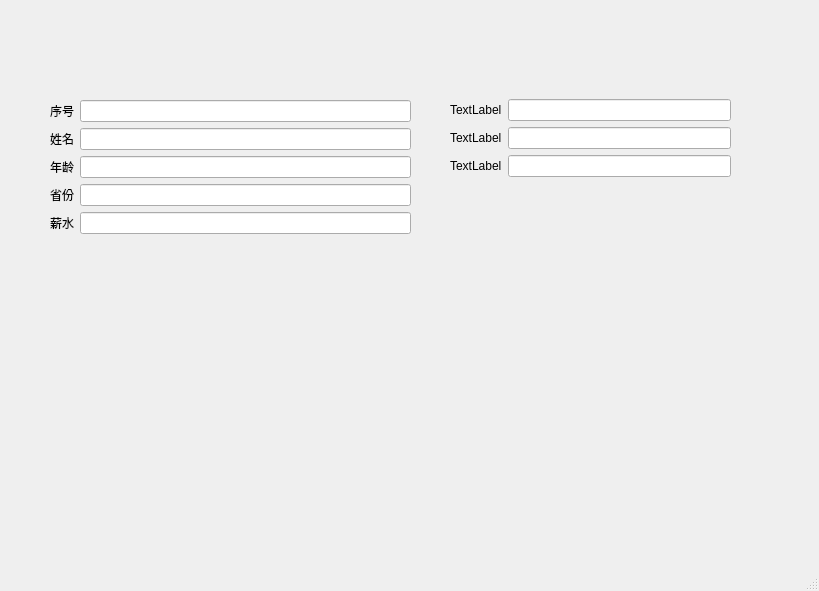
<?xml version="1.0" encoding="UTF-8"?>
<ui version="4.0">
 <class>MainWindow</class>
 <widget class="QMainWindow" name="MainWindow">
  <property name="geometry">
   <rect>
    <x>0</x>
    <y>0</y>
    <width>819</width>
    <height>591</height>
   </rect>
  </property>
  <property name="windowTitle">
   <string>MainWindow</string>
  </property>
  <widget class="QWidget" name="centralwidget">
   <widget class="QWidget" name="formLayoutWidget">
    <property name="geometry">
     <rect>
      <x>450</x>
      <y>99</y>
      <width>281</width>
      <height>151</height>
     </rect>
    </property>
    <layout class="QFormLayout" name="formLayout_2">
     <item row="0" column="0">
      <widget class="QLabel" name="label_6">
       <property name="text">
        <string>TextLabel</string>
       </property>
      </widget>
     </item>
     <item row="0" column="1">
      <widget class="QLineEdit" name="lineEdit_6"/>
     </item>
     <item row="1" column="0">
      <widget class="QLabel" name="label_7">
       <property name="text">
        <string>TextLabel</string>
       </property>
      </widget>
     </item>
     <item row="1" column="1">
      <widget class="QLineEdit" name="lineEdit_7"/>
     </item>
     <item row="2" column="0">
      <widget class="QLabel" name="label_8">
       <property name="text">
        <string>TextLabel</string>
       </property>
      </widget>
     </item>
     <item row="2" column="1">
      <widget class="QLineEdit" name="lineEdit_8"/>
     </item>
    </layout>
   </widget>
   <widget class="QWidget" name="">
    <property name="geometry">
     <rect>
      <x>50</x>
      <y>100</y>
      <width>361</width>
      <height>151</height>
     </rect>
    </property>
    <layout class="QFormLayout" name="formLayout">
     <item row="0" column="0">
      <widget class="QLabel" name="label">
       <property name="text">
        <string>序号</string>
       </property>
      </widget>
     </item>
     <item row="0" column="1">
      <widget class="QLineEdit" name="lineEdit"/>
     </item>
     <item row="1" column="0">
      <widget class="QLabel" name="label_3">
       <property name="text">
        <string>姓名</string>
       </property>
      </widget>
     </item>
     <item row="1" column="1">
      <widget class="QLineEdit" name="lineEdit_2"/>
     </item>
     <item row="2" column="0">
      <widget class="QLabel" name="label_2">
       <property name="text">
        <string>年龄</string>
       </property>
      </widget>
     </item>
     <item row="2" column="1">
      <widget class="QLineEdit" name="lineEdit_3"/>
     </item>
     <item row="3" column="0">
      <widget class="QLabel" name="label_4">
       <property name="text">
        <string>省份</string>
       </property>
      </widget>
     </item>
     <item row="3" column="1">
      <widget class="QLineEdit" name="lineEdit_4"/>
     </item>
     <item row="4" column="0">
      <widget class="QLabel" name="label_5">
       <property name="text">
        <string>薪水</string>
       </property>
      </widget>
     </item>
     <item row="4" column="1">
      <widget class="QLineEdit" name="lineEdit_5"/>
     </item>
    </layout>
   </widget>
  </widget>
  <widget class="QMenuBar" name="menubar">
   <property name="geometry">
    <rect>
     <x>0</x>
     <y>0</y>
     <width>819</width>
     <height>26</height>
    </rect>
   </property>
  </widget>
  <widget class="QStatusBar" name="statusbar"/>
 </widget>
 <resources/>
 <connections/>
</ui>
